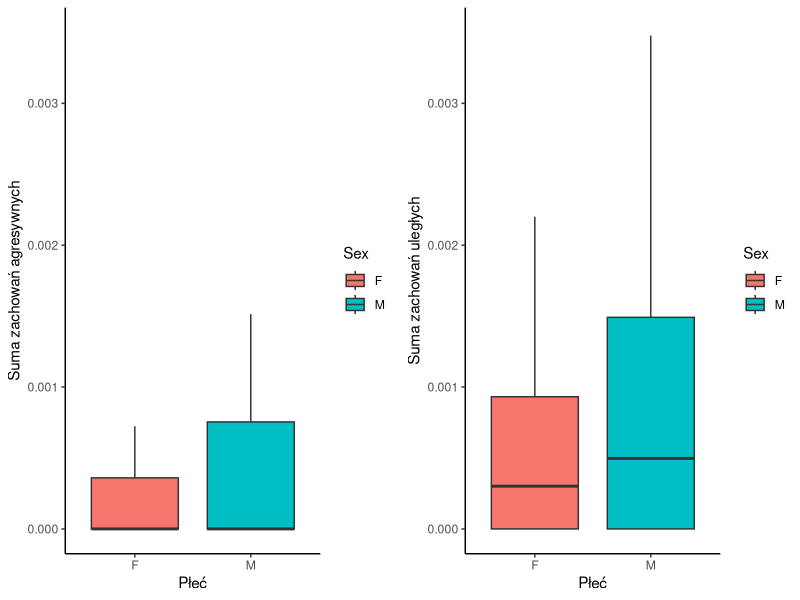
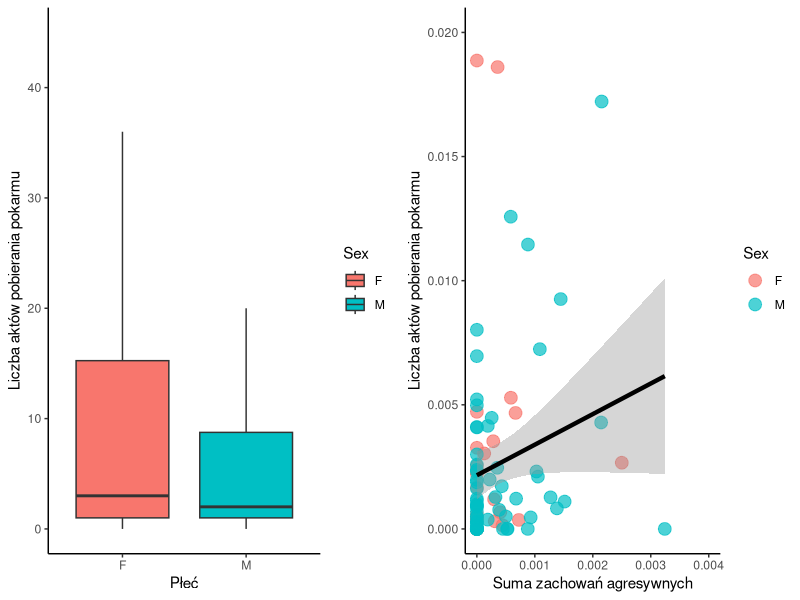

These charts were generated, in order, by the following R code:
## ---- chunk 1
knitr::opts_chunk$set(warning = F, message = F)
## ---- chunk 2
# zalecze

library(tidyverse)
library(readxl)
library(gridExtra)

bhv <- read_excel('BehaveDB.xlsx')

bhv$Behav <- factor(bhv$Behav,
                   levels = c("FOOD", "OOF", "AGR_M", "AGR_F", 'SUB_M',
                              'SUB_F'))

## ---- chunk 3
# zliczanie zachowań

bhv.count <- bhv %>% 
  count(ID, Behav) %>% 
  pivot_wider(names_from = Behav,
              values_from = n,
              values_fill = 0) %>% 
  mutate(Sex = substr(ID, 1, 1))



bhv.oof <- bhv %>% group_by(ID) %>% 
  summarise(Last_Frame = max(Frame))

# towrzenie zmiennych o proporcji

bhv.count <- bhv.count %>%
  left_join(bhv.oof, by = 'ID') %>% 
  select(-OOF) %>% 
  mutate(prop_FOOD = FOOD/Last_Frame,
         prop_AGR_M = AGR_M/Last_Frame,
         prop_AGR_F = AGR_F/Last_Frame,
         prop_SUB_M = SUB_M/Last_Frame,
         prop_SUB_F = SUB_F/Last_Frame,
         sum_AGR = (AGR_M + AGR_F)/Last_Frame,
         sum_SUB = (SUB_M + SUB_F)/Last_Frame,
         sum_BEH = FOOD + AGR_M + AGR_F + SUB_M + SUB_F) %>% 
  filter(sum_BEH != 0)

## ---- chunk 4
# porownanie plci pod wzgledem zachowan

pb1 <- bhv.count %>% ggplot(aes(x = Sex, y = sum_AGR)) +
  geom_boxplot(aes(fill = Sex), outlier.shape = NA) +
  coord_cartesian(ylim = c(0, 0.0035)) +
  labs(y = 'Suma zachowań agresywnych', x = 'Płeć') +
  theme_classic()

pb2 <- bhv.count %>% ggplot(aes(x = Sex, y = sum_SUB)) +
  geom_boxplot(aes(fill = Sex), outlier.shape = NA) +
  coord_cartesian(ylim = c(0, 0.0035)) +
  labs(y = 'Suma zachowań uległych', x = 'Płeć') +
  theme_classic()

grid.arrange(pb1, pb2, nrow = 1)

wilcox.test(data = bhv.count, sum_AGR ~ Sex)
wilcox.test(data = bhv.count, sum_SUB ~ Sex)


## ---- chunk 5

# porownanie plci pod wzgledem aktow zjadania + korelacja z agresja


pf1 <- bhv.count %>% ggplot(aes(x = Sex, y = FOOD)) +
  geom_boxplot(aes(fill = Sex), outlier.shape = NA) +
  coord_cartesian(ylim = c(0, 45)) +
  labs(y = 'Liczba aktów pobierania pokarmu', x = 'Płeć') +
  theme_classic()



pf2 <- bhv.count %>% ggplot(aes(x = sum_AGR, y = prop_FOOD)) +
  geom_point(aes(color = Sex), size = 4, alpha = 0.7) +
  geom_smooth(method = 'lm', color = 'black', linewidth = 1.5) + 
  ylim(0, 0.02) +
  xlim(0, 0.004) +
  labs(y = 'Liczba aktów pobierania pokarmu', x = 'Suma zachowań agresywnych') +
  theme_classic()


grid.arrange(pf1, pf2, ncol = 2)


wilcox.test(data = bhv.count, FOOD ~ Sex)

cor.test(bhv.count$FOOD, bhv.count$sum_AGR)


